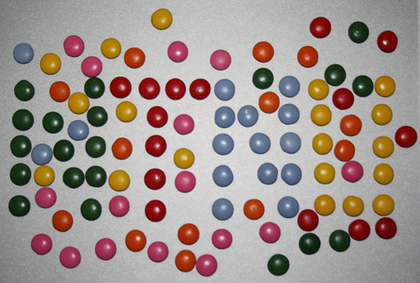
%> input picture img_processing/project/projectimages/sweetsA02.png, 420 x 283 px, shrunk from 529 x 357 before the run
$ octave --eval "image_processing('projectimages/sweetsA02.png');"   (GNU Octave 9; MATLAB toolbox functions it lacks are replaced by stand-ins)
%> lines starting %> are read from the running program, lines starting %| are printed output that depends on the picture; in (x1, y1, x2, y2) boxes, pixels count from 0 and x2, y2 are one past the last pixel; in counts of white or black regions, pixels touching at a corner belong together; the program's own positions count from 1
function image_processing(path)
%> called with path = 'projectimages/sweetsA02.png'
%     path = 'projectimages/sweetsA02.png';
    %     03
    %     blue:    16
    %     green:   16
    %     yellow:  14
    %     orange:  10
    %     pink:    11
    %     red:      9

    %     02
    %     green:   20
    %     blue:    16
    %     pink:    16
    %     yellow:  19
    %     orange:  13
    %     red:     15

%     path = 'projectimages/circle2.png';

    I = imread(path);
%> I is the input picture: size 283x420x3 uint8; mean R, G, B 159.4, 145.7, 139.5

    % to avoid 0-rgb values
    I = I + uint8(I == 0);

    % find circles
    [centers, radii, circles] = identifyCircles(I);
%> in identifyCircles, `circles = histeq(circles);`:
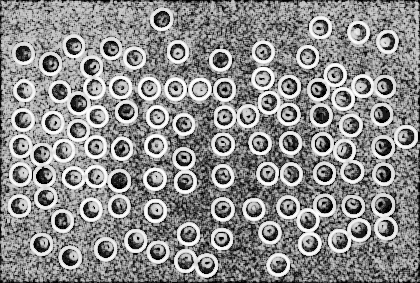
%> circles: size 283x420 uint8; min 0, max 255, mean 139.5
%> in identifyCircles, `t = max(circles(:)-30);`: t = 225
%> in identifyCircles, `circles = circles .* uint8(circles > t);`:
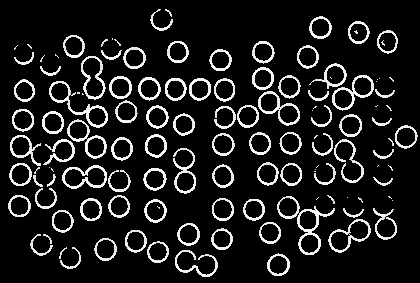
%> circles: size 283x420 uint8; min 0, max 255, mean 29.2
%> in identifyCircles, `[centers,radii,metric] = imfindcircles(circles,[10 25],'Sensitivity',0..`: centers = 98 rows, first 12: [20.29 206.5; 270.7 233.5; 189.4 234.6; 278.9 265.5; 223.5 210.3; 321.3 28.5; 178.4 52.62; 156 211.5; 121.2 87.77; 269.8 103.2; 134.7 58.5; 223.5 144.7]; radii = 98 values, max 14.94 at index 98, min 10.92 at index 28, mean 11.41; metric = 98 values, max 0.325 at index 1, min 0.076 at index 98, mean 0.253
    imshow(circles)
    viscircles(centers, radii,'EdgeColor','b');


    % create an image where each circle center is represented by a 1
    circleImage = zeros(size(I));
    for i = 1:length(centers(:,1))
        x = round(centers(i,1));
        y = round(centers(i,2));
        circleImage(y,x,:) = 1;
    end
%> this loop made 98 passes
%> (x, y) on passes 1 to 12: (20, 207), (271, 234), (189, 235), (279, 266), (223, 210), (321, 28), (178, 53), (156, 211), (121, 88), (270, 103), (135, 58), (224, 145)
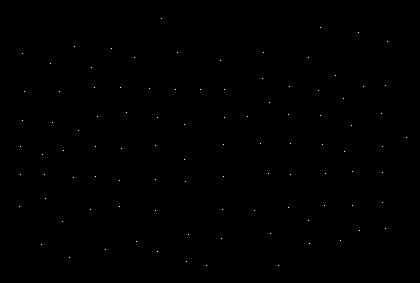
%> circleImage: size 283x420x3 double; values 0 (black) and 1 (white), 0.08% white in thin lines or dots, all inside (x1, y1, x2, y2) = (19, 18, 407, 266)

    % count circles
    numCircles = sum(circleImage(:)>0)/3;
%> numCircles = 98
    imwrite(circleImage, 'circleImage.png');

    % process the image to be suitable for color sampling
    processed = identifyColors(I);
    % remove all pixles but the centers of the circles
    colors = processed .* uint8(circleImage);
    imwrite(colors,'colors.png');

    % count the number of pixles with a given color
    colorPalette = countColors(I, colors);

    % draw circles on the currently active image
    viscircles(centers, radii,'EdgeColor','b');

    % print it in a pretty fashion
    fprintf('\nTotal number of objects: %i\n',numCircles);
    for i = 1:length(colorPalette)
       fprintf('RGB: ');
       fprintf('%3i ', colorPalette(i).rgb(:) );
       fprintf('\tNumber of similar: %3i\n', colorPalette(i).num );
    end

    imwrite(processed, 'processed.png');
    imwrite(I,'image.png');

    imshow(processed);
    writeCircles(colorPalette, path);
    exit;
end

function processed = identifyColors(I)

    processed = I;
    % use blurred image to get color values for the circles
    % todo: try doing this another time
    for i = 1:5
        processed = medianFilterRgb(processed, 10);
    end
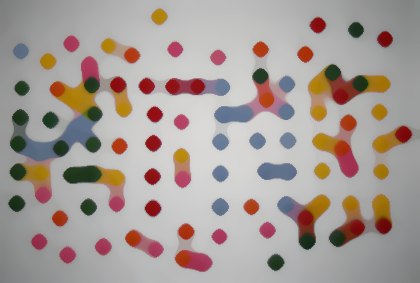
%> processed: size 283x420x3 uint8; mean R, G, B 166.6, 156.3, 151.6

    % remove noise
    processed = imfilter(processed, fspecial('average',2),'symmetric');

    % trying to normalize the lighting
    bg = imclose(I, strel('disk',30));
    bg = imfilter(bg, fspecial('gaussian',30,30),'symmetric');
    bg = imcomplement(bg);
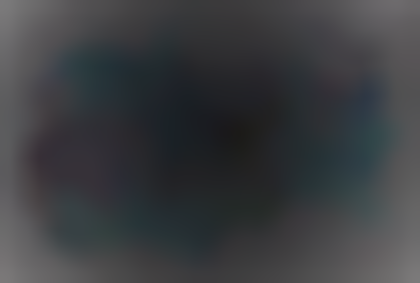
%> bg: size 283x420x3 uint8; mean R, G, B 59.8, 61.7, 64.7

    imwrite(processed, 'processed.png');
end

function [centers,radii, circles] = identifyCircles(I)

    gI = rgb2gray(I);

    circles = gI;
    circles = imfilter(circles, fspecial('laplacian',0.2));

    % remove noise
    circles = imfilter(circles, fspecial('average',3));

    % normalize the image for easier thresholding
    circles = histeq(circles);

    % filter out the circles
    t = max(circles(:)-30);
    circles = circles .* uint8(circles > t);
    imwrite(circles, 'circles.png');

    % identify circles with a hough-transform
    [centers,radii,metric] = imfindcircles(circles,[10 25],'Sensitivity',0.93 );

end

function colorPalette = countColors(I, colors)
    colorPalette = struct;
    colorNum = 1;

    % while there are still unchecked pixles in the image
    while max(colors(:)) > 0

        % find the first colored circle
        [y,x] = find(colors>0,1);

        similarColors = double(rgb2gray(colors)>0);


        % find all the pixels that differ less than dt in each of the rgb
        % channels, then combine them

        rgb = true;
        if(rgb)
            % set the delta value for rgb-similarity
            dt = 40;
            i = 1;
            for j = colors(y,x,:)
                similarColorsSingleChannel = (colors(:,:,i) <= (j + dt)) .* (colors(:,:,i) > (j - dt));
                similarColors = similarColors .* similarColorsSingleChannel;
                i = i + 1;
            end
        else
            % this doesn't really work
            dt = 0.02;
            hsvColors = rgb2hsv(colors);
            similarColors = (hsvColors(:,:,1) < (hsvColors(y,x,1) + dt)) .* (hsvColors(:,:,1) > (hsvColors(y,x,1) - dt));
        end
        % number of objects that share the same color
        numberOfSimilar = sum(similarColors(:)>0);


        % remove the objects that have the same color from the original
        % image so that we can proceed with a new color
        similarColors = uint8(repmat(similarColors,[1,1,3]));
        matched = colors .* similarColors;
        colors = colors - matched;

        % calculate the rgb-value for the current color and save them in a
        % hashtable
        rgb = I(y,x,:);
        rgb = rgb(:);

        [y,x] = find(similarColors(:,:,1) == 1);
        pairs = [x, y];

        colorPalette(colorNum).rgb = rgb;
        colorPalette(colorNum).similar = {};
        colorPalette(colorNum).pairs = pairs;
        colorPalette(colorNum).num = numberOfSimilar;
        colorNum = colorNum + 1;

    end
%> this loop made 6 passes
%> (rgb, numberOfSimilar) on passes 1 to 6: ([35; 55; 29], 20), ([97; 110; 134], 16), ([155; 56; 89], 16), ([173; 139; 32], 18), ([168; 63; 24], 15), ([172; 93; 101], 13)
%> pass 1, in countColors, `similarColors = uint8(repmat(similarColors,[1,1,3]));`:
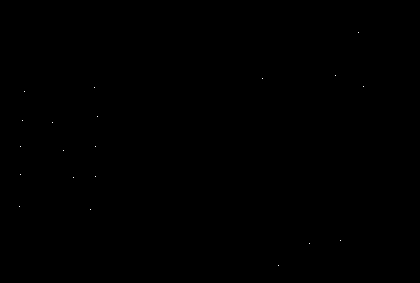
%> similarColors: size 283x420x3 uint8; values 0 (black) and 1 (white), 0.02% white in thin lines or dots, all inside (x1, y1, x2, y2) = (19, 32, 364, 266)
%> after the loop: colors: size 283x420x3 uint8; every value is 0
%> after the loop: similarColorsSingleChannel: size 283x420 double; values 0 (black) and 1 (white), 0.01% white in thin lines or dots, all inside (x1, y1, x2, y2) = (120, 27, 407, 231)
%> after the loop, colorPalette = 6 items; num: 20, 16, 16, 18, 15, 13; i = 4
%> in image_processing, `colorPalette = countColors(I, colors);`: colorPalette = 6 items; num: 20, 16, 16, 18, 15, 13
%> in image_processing, `viscircles(centers, radii,'EdgeColor','b');`:
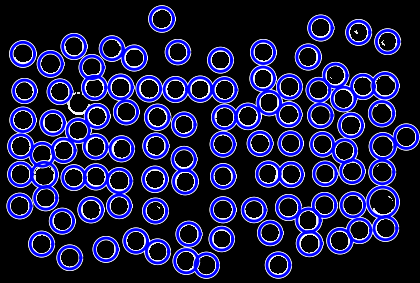
%> figure redrawn from the program's plot data
%| Total number of objects: 98
%> the loop in image_processing, `for i = 1:length(colorPalette)` made 6 passes
%| RGB:  35  55  29 	Number of similar:  20
%| RGB:  97 110 134 	Number of similar:  16
%| RGB: 155  56  89 	Number of similar:  16
%| RGB: 173 139  32 	Number of similar:  18
%| RGB: 168  63  24 	Number of similar:  15
%| RGB: 172  93 101 	Number of similar:  13
end

function writeCircles(colorPalette, path)
%> called with path = 'projectimages/sweetsA02.png'
    % format: index-numberOfSimilar-rrr:ggg:bbb-x:y
    f = fopen('circles.txt', 'w');

    fprintf(f, sprintf('%s\r\n',path));
    for i = 1:length(colorPalette)
        rgb = sprintf('%i:',colorPalette(i).rgb(:));
        rgb = rgb(1:end-1);
        pairs = colorPalette(i).pairs;
        s = '';
        for j = 1:length(pairs)
            s = sprintf('%s:%i,%i',s, pairs(j,1), pairs(j,2) );
        end
        s = s(2:end);
        line = sprintf('%i-%i-%s-%s\r\n', i, colorPalette(i).num, rgb, s);
        fprintf(f, line);
        fprintf(line);
    end
%> this loop made 6 passes
%> rgb on passes 1 to 6: '35:55:29', '97:110:134', '155:56:89', '173:139:32', '168:63:24', '172:93:101'
%| 1-20-35:55:29-20,207:21,147:21,175:23,121:25,92:53,123:64,151:74,178:91,210:95,88:96,147:96,177:98,117:263,79:279,266:310,244:336,76:341,241:359,33:364,87
%| 2-16-97:110:134-23,54:43,155:79,131:223,210:224,145:224,177:225,90:225,118:248,117:261,144:269,174:289,115:289,208:290,87:291,144:291,175
%| 3-16-155:56:89-42,245:46,199:70,258:75,47:92,68:106,250:120,207:158,252:178,53:185,125:186,182:207,266:221,61:222,239:271,234:353,172
%| 4-18-173:139:32-45,175:51,64:112,49:120,181:127,113:162,19:185,160:319,91:321,116:323,145:325,206:326,174:353,206:382,114:383,147:383,173:383,203:386,86
%| 5-15-168:63:24-60,92:63,222:122,149:135,58:137,242:150,89:176,90:187,262:189,235:255,211:264,53:270,103:309,58:345,152:352,126
%| 6-13-172:93:101-121,88:156,146:156,180:156,211:158,118:201,90:309,221:321,28:344,99:360,231:386,229:388,42:407,138


    fclose(f);
end

function median = medianFilterRgb(I, m)
    m = [m, m];
    median = I;
    for i = 1:3
        median(:,:,i) = medfilt2(I(:,:,i),m,'symmetric');
    end
end
%> (the program exits here)
